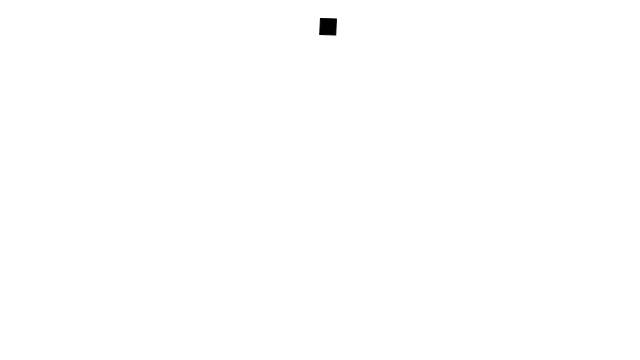
Frame 1 (no input)
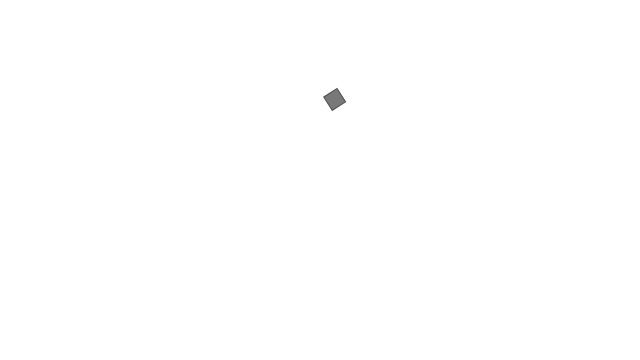
Frame 60 (no input)
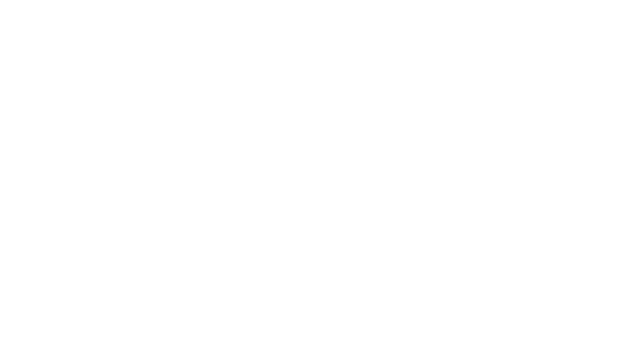
Frame 120 (the mouse pressed at the canvas centre since frame 60)

The p5.js sketch that drew these frames (run headless with seeded random() and noise() and a simulated clock; from frame 60 on, the mouse is pressed at the canvas centre):

// p5.js sketch
// ── sketch.js
let particle;

function setup() {
  createCanvas(640, 360);
  particle = new Particle(width / 2, 20);
}

function draw() {
  background(255);
  particle.update();
  particle.show();
  
  let gravity = createVector (0, 0.1);
  particle.applyForce(gravity);
  
  if (particle.isDead()){
    particle = new Particle (width/2, 20);
    console.log("Particle dead!")
  }
}

// ── particle.js
class Particle {
  constructor(x, y) {
    this.pos = createVector(x, y);
    this.vel = createVector(random(-1, 1), random(-2, 0));
    this.acc = createVector(0, 0);

    this.lifespan = 255;

    this.angle = 0;
    this.angleVel = 0;
  }

  update() {
    this.vel.add(this.acc);
    this.pos.add(this.vel);
    this.lifespan -= 2.0;
    this.acc.mult(0);

    this.angleV = this.vel.x * 0.1;
    this.angle += this.angleV;
  }

  show() {
    push();
    translate(this.pos.x, this.pos.y);
    stroke(0, this.lifespan);
    fill(0, this.lifespan);
    rotate(this.angle)
    rect(0, 0, 16);
    pop();
  }

  applyForce(force) {
    this.acc.add(force);
  }

  isDead() {
    return this.lifespan < 0.0;
  }
}
